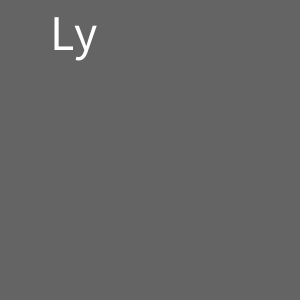
Frame 1 (no input)
Frame 60 (the mouse pressed at the canvas centre just before this capture): identical to frame 1, image omitted
Frame 120 (the mouse held since frame 60 and released just before this capture): identical to frame 1, image omitted

The Processing sketch that drew this single still picture (run headless with seeded random() and noise(); from frame 60 on, the mouse is pressed at the canvas centre):

// Processing sketch: Proce_textSize
// ── Proce_textSize.pde
void setup() {
   size(300, 300);
   textSize(50);
}

void draw() {
   background(100, 100, 100);
   text("Ly", 50, 50);
}
